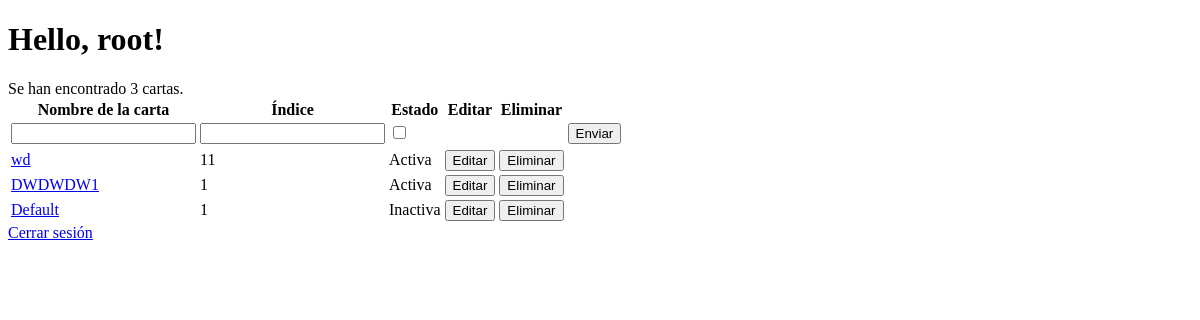
The page /dashboard (signed in) on the database as committed earlier.
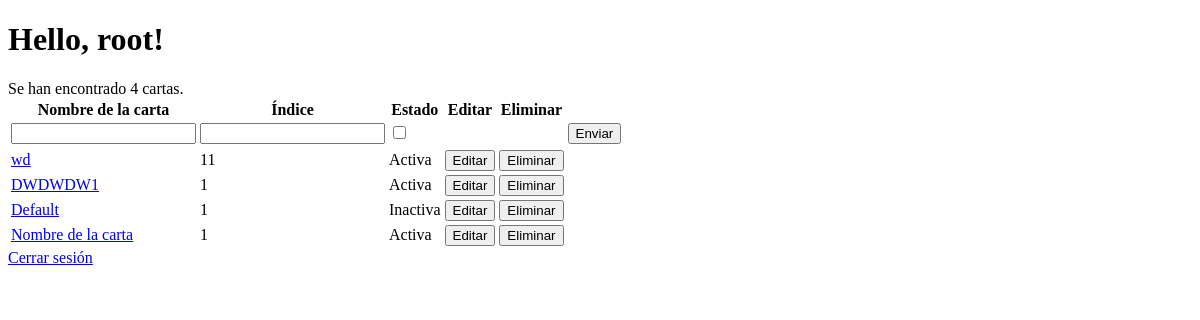
The same page on the database as committed later.
### tables this page shows
CREATE TABLE cartas (    nombre TEXT NOT NULL,usuario TEXT NOT NULL REFERENCES usuario(usuario),indice INTEGER NOT NULL,status BOOLEAN,PRIMARY KEY(nombre, usuario));

### index.py (the view)
@app.route('/dashboard')
def dashboard():
    if 'username' not in session:
        return redirect(url_for('login'))
    variable = json.loads(getCartas())
    count_cartas = variable['num_cartas']
    cartas = variable['cartas']
    cartas_vector = []
    for carta in cartas:
        nombre_carta = carta['nombre']
        indice_carta = carta['indice']
        if carta['status'] == 0:
            status_carta = "Inactiva"
        else:
            status_carta = "Activa"
        cartas_vector.append((nombre_carta, indice_carta, status_carta))
    return render_template('dashboard.html', username=session["username"], count_cartas=count_cartas, cartas=cartas_vector)

### index.py (called while the page is built)
@app.route('/getCartas', methods=['GET'])
def getCartas():
    return getCartasAPI()

### src/database/dbcontroller.py (called while the page is built)
    def connect(self):
        try:
            self.connection = sqlite3.connect(self.db_name)
            self.cursor = self.connection.cursor()
            print("Conexión exitosa a la base de datos")
        except sqlite3.Error as error:
            print("Error al conectar a la base de datos:", error)

    def disconnect(self):
        if self.connection:
            self.cursor.close()
            self.connection.close()
            print("Desconexión exitosa de la base de datos")

    def fetch_data(self, query, params=None):
        try:
            if params:
                self.cursor.execute(query, params)
            else:
                self.cursor.execute(query)
            rows = self.cursor.fetchall()
            print("Datos obtenidos exitosamente")
            return rows
        except sqlite3.DatabaseError as error:
            print("Error al obtener los datos:", error)
            return []

### templates/dashboard.html (shortened to what this page needs)
<!DOCTYPE html>
<html>
<head>
</head>
<body>
    <h1>Hello, {{username}}!</h1>
    <div id="1">
        Se han encontrado {{count_cartas}} cartas.
        <table>
            <thead>
                <tr>
                    <th>Nombre de la carta</th>
                    <th>Índice</th>
                    <th>Estado</th>
                    <th>Editar</th>
                    <th>Eliminar</th>
                </tr>
            </thead>
            <tbody>
                <tr>
                    <form id="createCartaForm">
                        <td><input type="text" name="nombre_carta"></td>
                        <td><input type="number" name="indice"></td>
                        <td><input type="checkbox" name="estado"></td>
                        <td></td>
                        <td></td>
                        <td><button type="submit">Enviar</button></td>
                    </form>
                </tr>
                {% for carta in cartas %}
                <tr>
                    <td><a href="/carta/{{ carta[0] }}">{{ carta[0] }}</a></td>
                    <td>{{ carta[1] }}</td>
                    <td>{{ carta[2] }}</td>
                    <td><button onclick="editform('{{ carta[0] }}','{{ carta[1] }}','{{ carta[2] }}')">Editar</button>
                    </td>
                    <td><button class="eliminar-btn" data-carta-id="{{carta[0]}}">Eliminar</button></td>
                </tr>
                {% endfor %}
            </tbody>
        </table>
    </div>
    <div>
        <a href="cierresesion">Cerrar sesión</a>
    </div>
</body>
</html>

Rows that differ between the two databases and show on the page:
added cartas: nombre "Nombre de la carta", carta "1", carta "Activa"
Other text that changed with them:
{{ count_cartas }}: "3" → "4"
